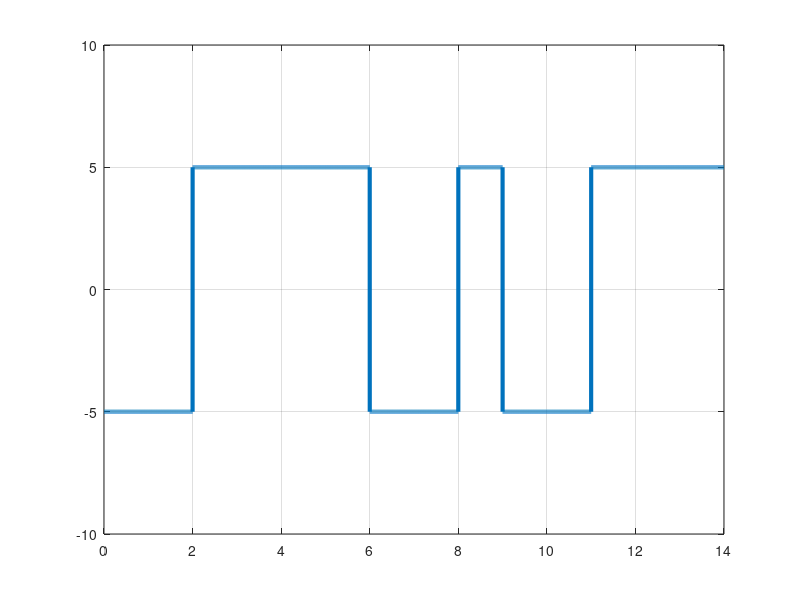

MATLAB code to generate this figure:
clc;    %clear command line
clear all;  %clear variables
close all;  %clear figures 

bits = [1 0 1 0 0 0 1 0 1 1 0 1 0 0];

%Modulation :

bitRate = 1;
voltage = 5;

samplingRate = 1000;
samplingTime = 1/samplingRate;
endTime = length(bits)/bitRate;
time = 0:samplingTime:endTime;
disp(time);
sign = 1;
index = 1;
modulation = [];

if(bits(index) == 1)
    sign = -1*sign;
end

for i = 1:length(time)
    modulation(i) = sign * voltage;
    
    if(time(i)*bitRate>= index)
        index = index+1;
        if(index <= length(bits) && bits(index) == 1)
            sign = -1*sign;
        end
    end
end

plot(time,modulation,'LineWidth',3);
axis([0 endTime -voltage-5 voltage+5]);
grid on;

%Demodulation : 

index = 1;
value = voltage;
demodulation = [];

for i = 1:length(modulation)
    if(modulation(i) == value)
        demodulation(index) = 0;
    else
        demodulation(index) = 1;
    end
    if(time(i)*bitRate >= index)
        index = index+1;
        value = modulation(i);
    end
end

disp(demodulation);